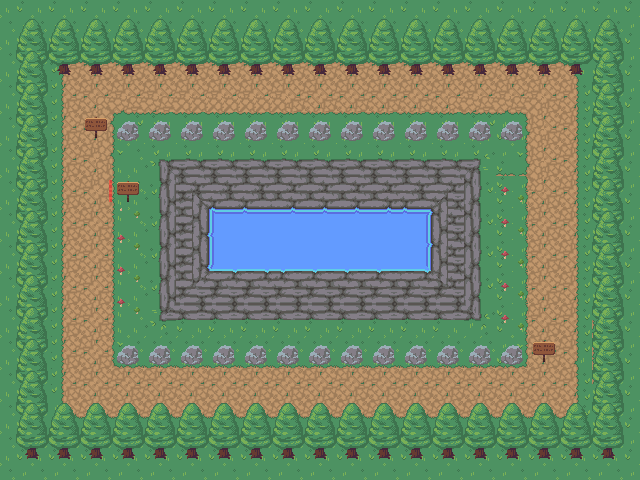

This game map was drawn from its Tiled (.tmx) file and the tilesets committed beside it. A one-line description and the trimmed map source follow:
An orthogonal 40x30 tile map with 16x16 px tiles, 2 tile layers (Calque de Tuiles 1, Calque de Tuiles 2), 2 tilesets and 8 objects (6x collision, start, zone_switch).

<map version="1.5" tiledversion="1.7.2" orientation="orthogonal" renderorder="right-down" width="40" height="30" tilewidth="16" tileheight="16" infinite="0" nextlayerid="4" nextobjectid="15">
 <tileset firstgid="1" source="nature.tsx" />
 <tileset firstgid="721" source="house.tsx" />
 <layer id="1" name="Calque de Tuiles 1" width="40" height="30">
  <data>[1200 cells, 1200 non-empty, 118 distinct tile ids]</data>
 </layer>
 <layer id="2" name="Calque de Tuiles 2" width="40" height="30">
  <data>[1200 cells, 537 non-empty, 27 distinct tile ids]</data>
 </layer>
 <objectgroup id="3" name="Calque d'Objets 1">
  <object id="1" name="player" type="start" x="317.827" y="238.727">
   <point />
  </object>
  <object id="2" type="collision" x="16" y="16" width="32.7804" height="446.099" />
  <object id="3" type="collision" x="48" y="16" width="576" height="64" />
  <object id="4" type="collision" x="592" y="80" width="32" height="384" />
  <object id="5" type="collision" x="48" y="400" width="544" height="64" />
  <object id="7" type="collision" x="112" y="112" width="416" height="32" />
  <object id="10" type="collision" x="112" y="336" width="416" height="32" />
  <object id="11" name="carte.tmx" type="zone_switch" x="110.628" y="170.235" width="33.1487" height="43.6317" />
 </objectgroup>
</map>
